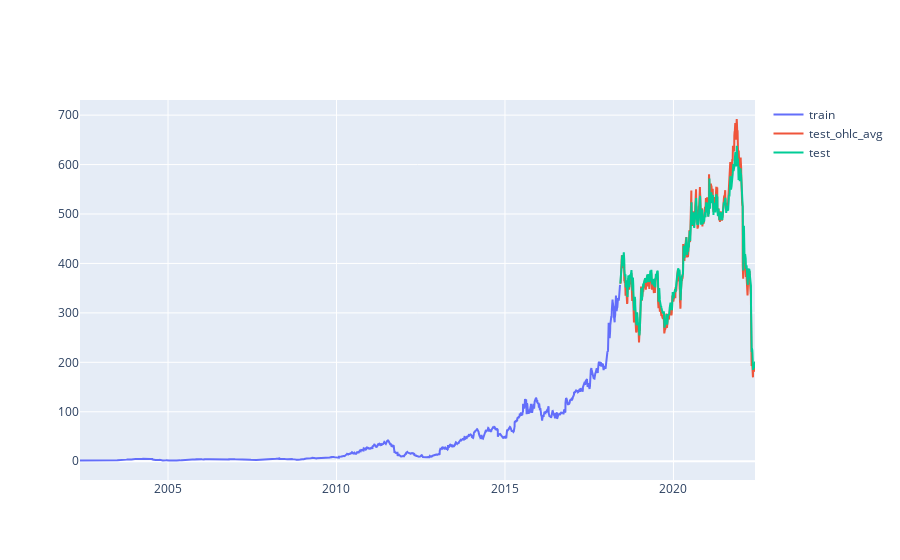

Notebook source saved alongside this figure:
### Code cell
# Graph for comparing the results of model predicted and original value
fig2 = go.Figure()

fig2.add_trace(go.Scatter(x = train.index, y = train.ohlc_avg,
                  name='train'))
fig2.add_trace(go.Scatter(x = test.index, y = test.ohlc_avg,
                  name='test_ohlc_avg'))
fig2.add_trace(go.Scatter(x = test.index, y = test.Prediction,
                  name='test'))
fig2.show()

### Figure 1 — Plotly figure (JSON) as saved in the notebook; plotly's stock layout.template omitted (floating-point values rounded to 4 significant figures; data arrays with more than 128 entries replaced by an {"elided": "..."} marker saying what was removed)
{"data": [{"name": "train", "type": "scatter", "x": {"elided": "4035 str values"}, "y": {"elided": "4035 float values"}}, {"name": "test_ohlc_avg", "type": "scatter", "x": {"elided": "1009 str values"}, "y": {"elided": "1009 float values"}}, {"name": "test", "type": "scatter", "x": {"elided": "1009 str values"}, "y": {"elided": "1009 float values"}}], "layout": {}}
